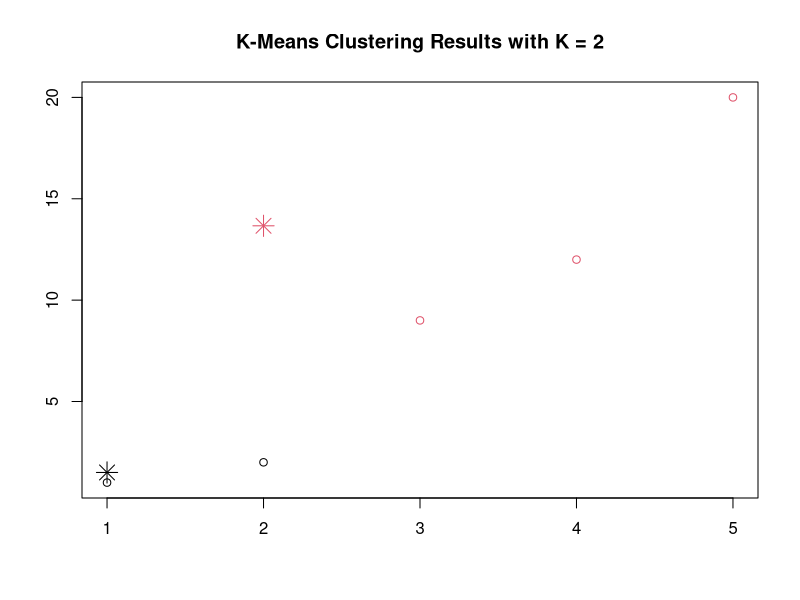
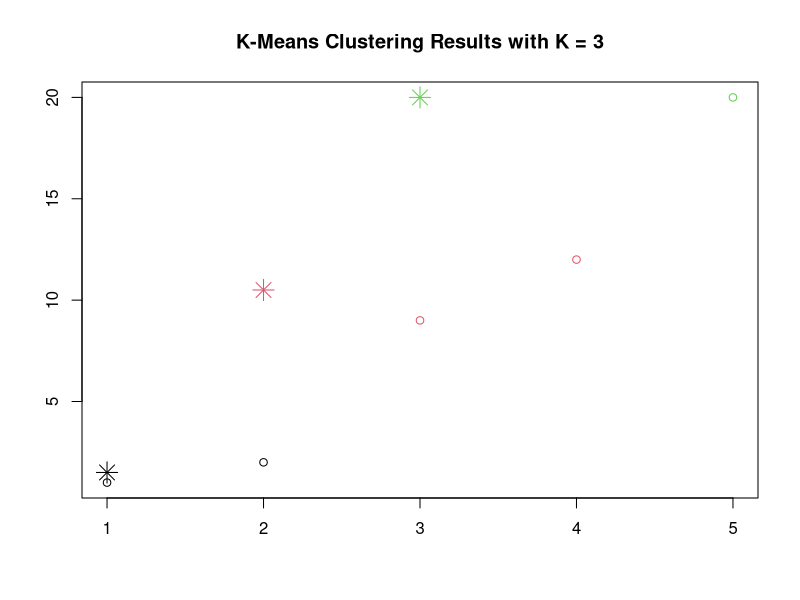
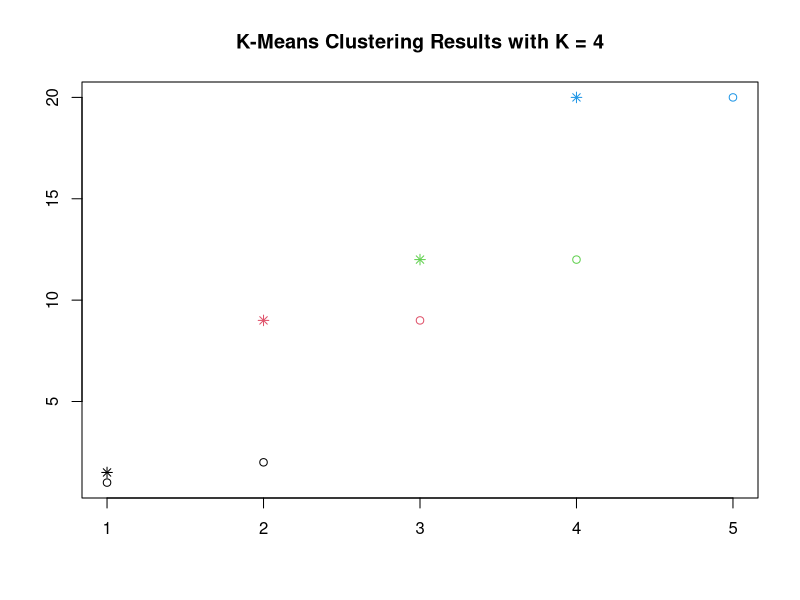
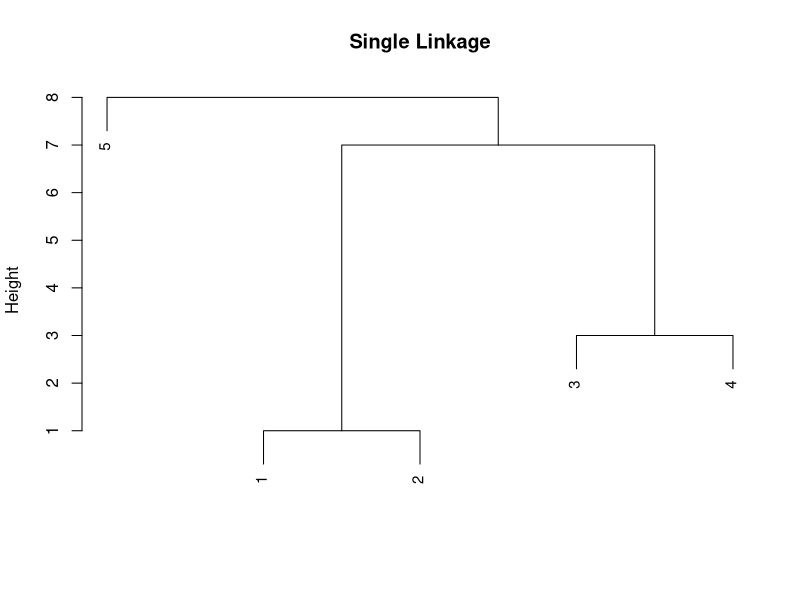

The R source for these figures, in order:
# a) se aplica k-means fijando los centroides iniciales y se calcula la inercia intra-cluster

# caso 1
x = c(1, 2, 9, 12, 20)
# se definen las posiciones de los centroides
c1 = 1
c2 = 20
# se aplica k-means
cl = kmeans(x, c(c1, c2))
cat("La inercia intra Clusters cuando k = 2 es: ", cl$tot.withinss)
plot(x, col = cl$cluster, main = "K-Means Clustering Results with K = 2",
     xlab = "", ylab = "")
points(cl$centers, col = 1:2, pch = 8, cex = 2)

# caso 2
c1 = 1
c2 = 12
c3 = 20
cl = kmeans(x, c(c1, c2, c3))
cat("La inercia intra Clusters cuando k = 3 es: ", cl$tot.withinss)
plot(x, col = cl$cluster, main = "K-Means Clustering Results with K = 3",
     xlab = "", ylab = "")
points(cl$centers, col = 1:3, pch = 8, cex = 2)

# caso 3
c1 = 1
c2 = 9
c3 = 12
c4 = 20
cl = kmeans(x, c(c1, c2, c3, c4))
cat("La inercia intra Clusters cuando k = 4 es: ", cl$tot.withinss)
plot(x, col = cl$cluster, main = "K-Means Clustering Results with K = 4",
     xlab = "", ylab = "")
points(cl$centers, col = 1:4, pch = 8)

#La mejor opcion seria el caso 3 que tiene 4 clusters porque la inercia 
# intra-cluster es menor, osea que los grupos son mas homogeneos

# b) Metodo jerarquico ascendente y Dendograma

hc = hclust(dist(x), method = "single")
plot(hc, main = "Single Linkage",
       xlab = "", sub = "", cex = .9)

